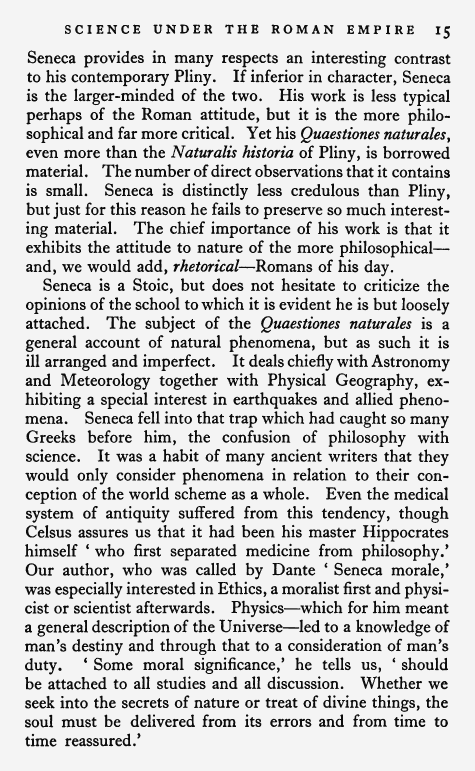
#> input picture tests/fixtures/layout_regression/inputs/body-header-includes-pageno.png, 950 x 1542 px (shown at 1/2 size)
$ python -i denoise.py   (imports and definitions only)
#> lines starting #> are read from the running program, lines starting #| are printed output that depends on the picture; after the words box and inside, x2 and y2 are one past the last pixel; in counts of white or black regions, pixels touching at a corner belong together
#> further down, picture is the input picture: shape (1542, 950); min 13, max 244, mean 209.7
"""Binary-image speckle removal for binarized book-scan pages.

Polarity convention: this module follows the repository convention where text
pixels are 0 (dark) and background pixels are 255 (light), matching the
output of ``otsu_binary_thresh`` and ``binary_thresh``.  Pass your binary
image in that polarity and you get the same polarity back.

The algorithm uses connected-component area filtering to remove isolated
speckle while preserving genuine glyph features, including small marks such
as periods, diacritics, and thin serifs.  An optional median-blur pre-pass
can first suppress salt-and-pepper noise before the component filter runs.
"""

from __future__ import annotations

import logging
from typing import cast

import cv2
import numpy as np
import numpy.typing as npt

logger = logging.getLogger(__name__)

ImageArray = npt.NDArray[np.uint8]


def denoise_binary(
    img: ImageArray,
    *,
    min_component_area: int = 6,
    median_kernel_size: int = 0,
) -> ImageArray:
    """Remove speckle noise from a binarized page image using connected-component
    area filtering, with an optional median-blur pre-pass.

    Input and output polarity: text=0 (dark), background=255 (light) — the
    standard convention for this library (matches ``otsu_binary_thresh``).

    The function operates by inverting the image internally so that ink (text)
    forms white foreground components, labelling connected components with
    ``cv2.connectedComponents``, and zeroing out any component whose area
    (pixel count) is strictly below ``min_component_area``.  Components at or
    above the threshold are preserved unchanged.

    If ``median_kernel_size`` is a positive odd integer, a median blur is
    applied to the inverted image before component filtering.  This suppresses
    individual salt-and-pepper pixels before the component stage runs.

    Parameters are tuned for ~300 DPI scanned book pages.  At that resolution
    a period is approximately 6-9 px², so the default ``min_component_area=6``
    preserves periods and all genuine glyph features while removing 1-5 px
    single-pixel and 2-4 px cluster speckle.  Increase ``min_component_area``
    to also remove small diacritic-sized marks, but audit results on real pages
    first.

    Args:
        img: 2-D uint8 binary image with text=0, background=255.
        min_component_area: Connected components with fewer pixels than this
            value are removed.  Default 6 px² (period-safe at 300 DPI).
        median_kernel_size: Kernel size for an optional median blur pre-pass
            (must be a positive odd integer, or 0 to skip).  Default 0 (off).

    Returns:
        uint8 array with the same shape and dtype as *img*, with speckle
        components removed.  The caller's input is never mutated.

    Raises:
        ValueError: If *img* is not a 2-D array, not dtype uint8, or if
            *median_kernel_size* is given but is not a positive odd integer.
    """
#> called with min_component_area = 6, median_kernel_size = 0
    if img.ndim != 2:
        raise ValueError(f"denoise_binary expects a 2-D array; got ndim={img.ndim}.")
    if img.dtype != np.uint8:
        raise ValueError(f"denoise_binary expects dtype uint8; got dtype={img.dtype}.")
    if median_kernel_size != 0 and (
        median_kernel_size < 1 or median_kernel_size % 2 == 0
    ):
        raise ValueError(
            f"median_kernel_size must be 0 (off) or a positive odd integer; "
            f"got {median_kernel_size}."
        )

    # Invert: text (0) becomes foreground (255) for connected-component labelling.
    fg = cast("ImageArray", cv2.bitwise_not(img))
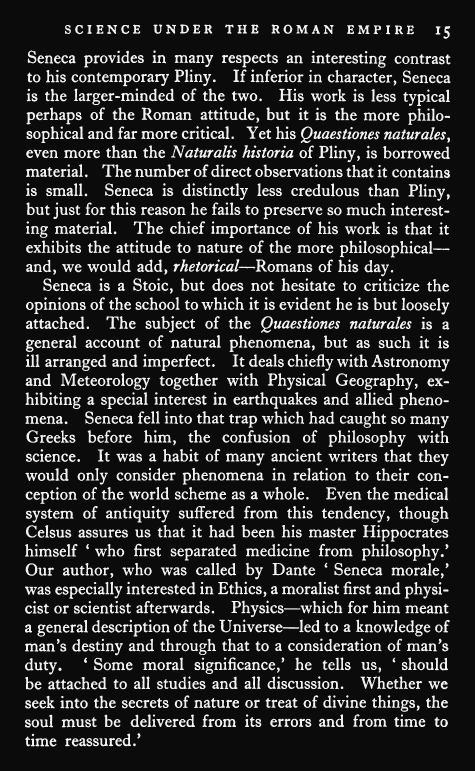
#> fg: shape (1542, 950) (shown at 1/2 size); min 11, max 242, mean 45.3

    if median_kernel_size > 0:
        fg = cast("ImageArray", cv2.medianBlur(fg, median_kernel_size))

    # Label connected components.  Background label is 0; ink labels are 1..n_labels-1.
    n_labels, labels_raw = cv2.connectedComponents(fg)
#> labels_raw: shape (1542, 950) int32; every value is 1
#> n_labels = 2
    labels: npt.NDArray[np.int32] = labels_raw.astype(np.int32)

    if n_labels <= 1:
        # No ink components remain — return a fully clean image.
        return cast("ImageArray", cv2.bitwise_not(fg))

    # Count pixel area per label using bincount; exclude background (label 0).
    counts = np.bincount(labels.ravel(), minlength=n_labels)
#> counts = [0, 1464900]
    # Build a boolean keep mask indexed by label.
    keep: npt.NDArray[np.bool_] = counts >= min_component_area
#> keep = [False, True]
    keep[0] = False  # never keep the background label as ink

    # Reconstruct foreground with small components zeroed.
    clean_fg = np.where(keep[labels], np.uint8(255), np.uint8(0)).astype(np.uint8)
#> clean_fg: shape (1542, 950); every value is 255

    # Invert back: text=0, background=255.
    return cast("ImageArray", cv2.bitwise_not(clean_fg))
#> returned value: shape (1542, 950); every value is 0

>>> import cv2
>>> picture = cv2.imread('../../../tests/fixtures/layout_regression/inputs/body-header-includes-pageno.png', cv2.IMREAD_GRAYSCALE)
>>> result = denoise_binary(picture)

$ run again, on tests/fixtures/layout_regression/inputs/body-italic-header-left-pageno.png
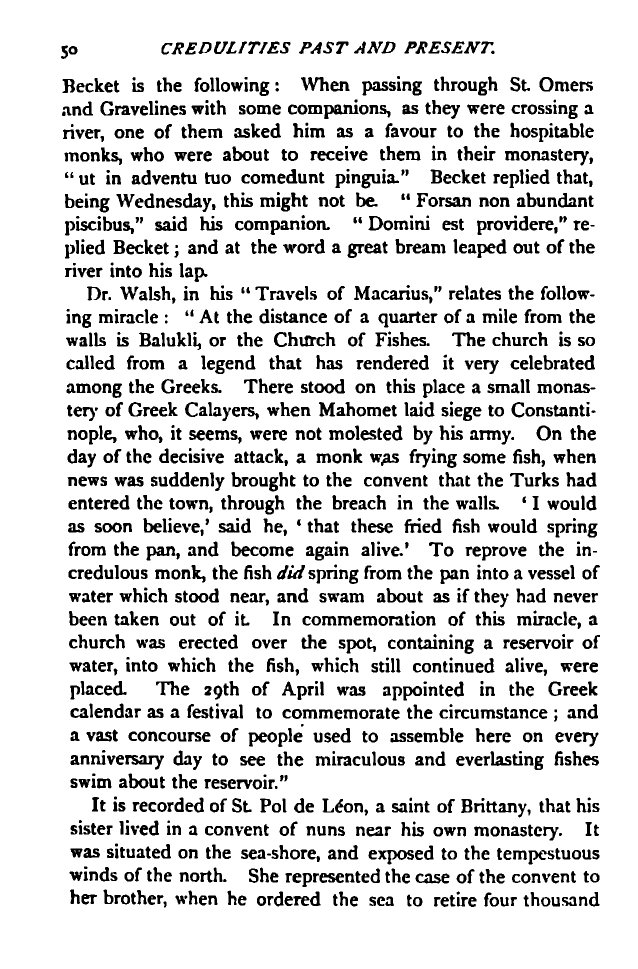
#> input picture tests/fixtures/layout_regression/inputs/body-italic-header-left-pageno.png, 1275 x 1938 px (shown at 1/2 size)
#> picture: shape (1938, 1275); 85.5% white; 1685 black regions (2 under 20 px), largest, box (x1, y1, x2, y2) and area: (250, 1510, 328, 1539) 935, (647, 209, 717, 238) 901, (756, 1700, 828, 1729) 849
#> in denoise_binary, `fg = cast("ImageArray", cv2.bitwise_not(img))`:
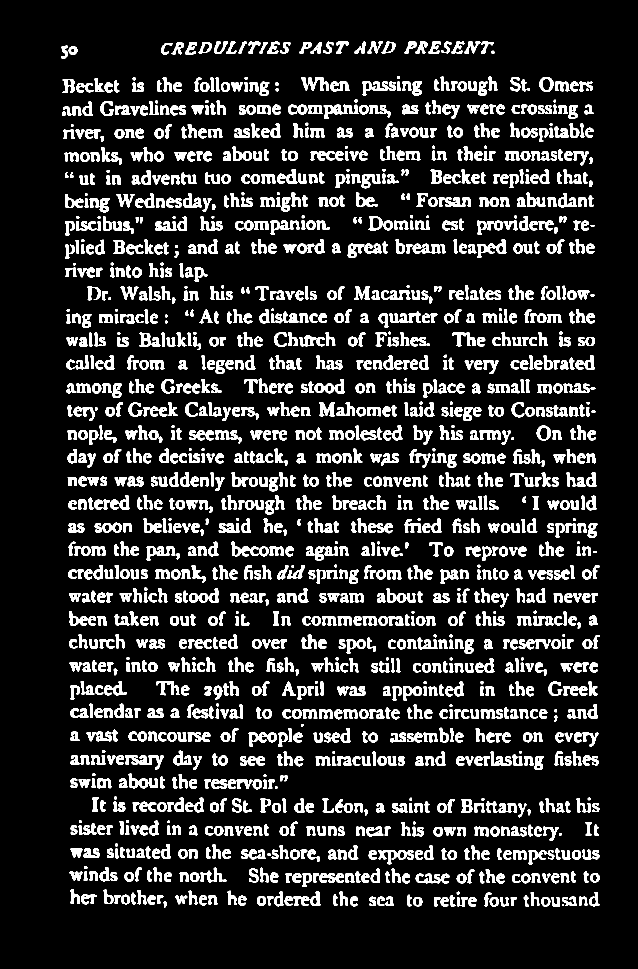
#> fg: shape (1938, 1275) (shown at 1/2 size); 14.5% white; 1685 white regions (2 under 20 px), largest, box (x1, y1, x2, y2) and area: (250, 1510, 328, 1539) 935, (647, 209, 717, 238) 901, (756, 1700, 828, 1729) 849
#> in denoise_binary, `n_labels, labels_raw = cv2.connectedComponents(fg)`:
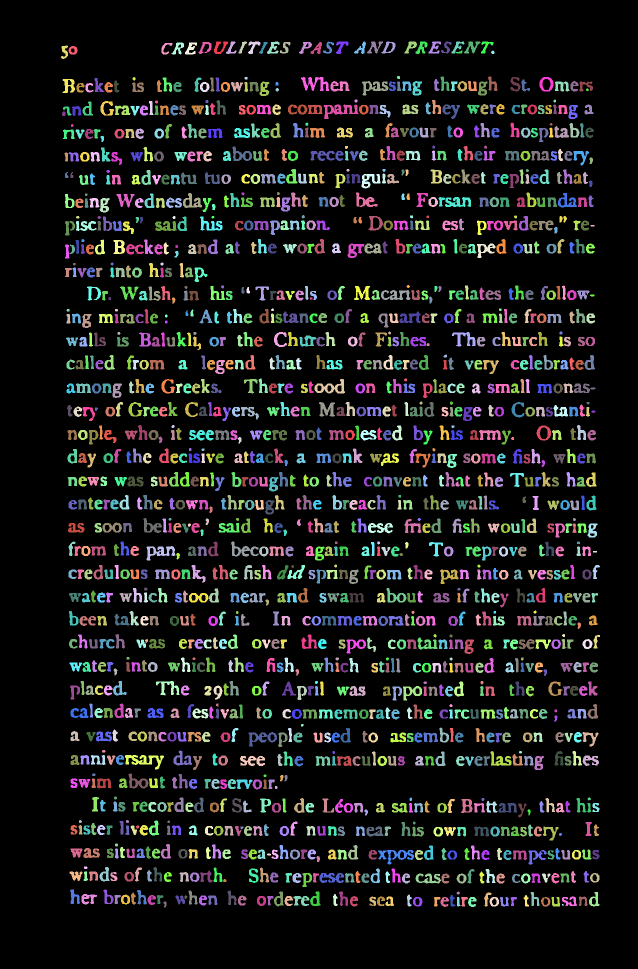
#> labels_raw: shape (1938, 1275) int32 (shown at 1/2 size); 1686 distinct labels, from 0 to 1685; one colour per label, 0 black
#> n_labels = 1686
#> counts = 1686 values, max 2113207 at index 0, min 1 at index 1092, mean 1465.6

$ run again, on tests/fixtures/layout_regression/inputs/body-running-header-page-number.png
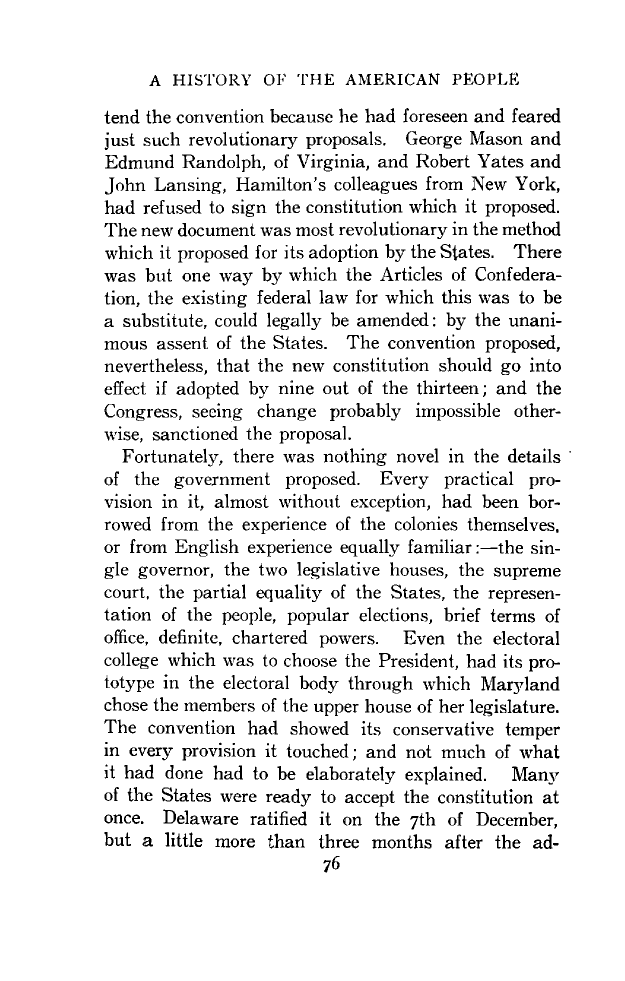
#> input picture tests/fixtures/layout_regression/inputs/body-running-header-page-number.png, 1250 x 1961 px (shown at 1/2 size)
#> picture: shape (1961, 1250); 92.1% white; 1617 black regions (111 under 20 px), largest, box (x1, y1, x2, y2) and area: (1024, 1533, 1056, 1562) 393, (1087, 216, 1121, 245) 375, (962, 1353, 992, 1381) 356
#> in denoise_binary, `fg = cast("ImageArray", cv2.bitwise_not(img))`:
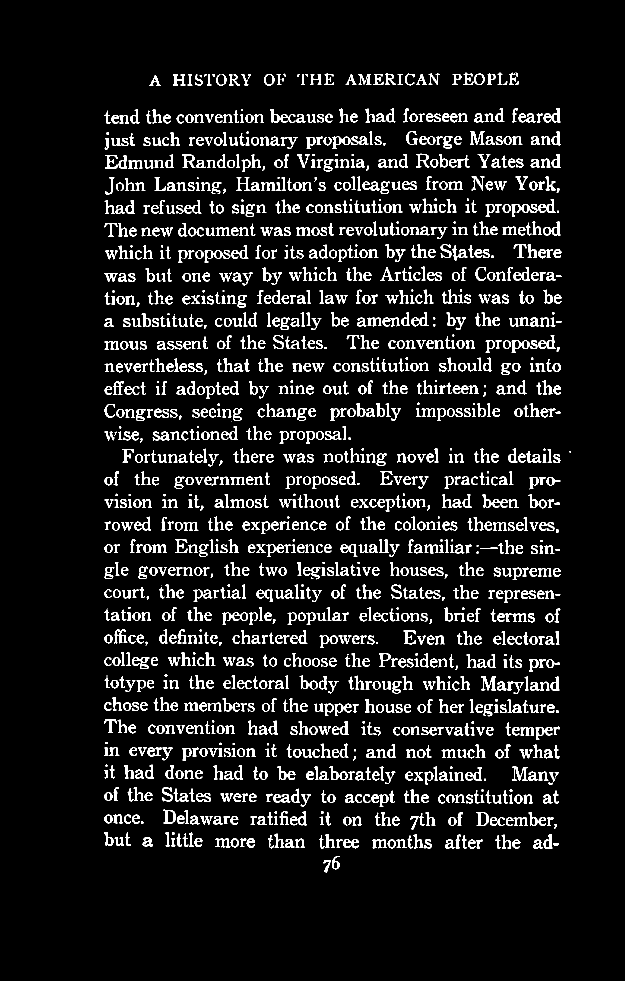
#> fg: shape (1961, 1250) (shown at 1/2 size); 7.9% white; 1617 white regions (111 under 20 px), largest, box (x1, y1, x2, y2) and area: (1024, 1533, 1056, 1562) 393, (1087, 216, 1121, 245) 375, (962, 1353, 992, 1381) 356
#> in denoise_binary, `n_labels, labels_raw = cv2.connectedComponents(fg)`:
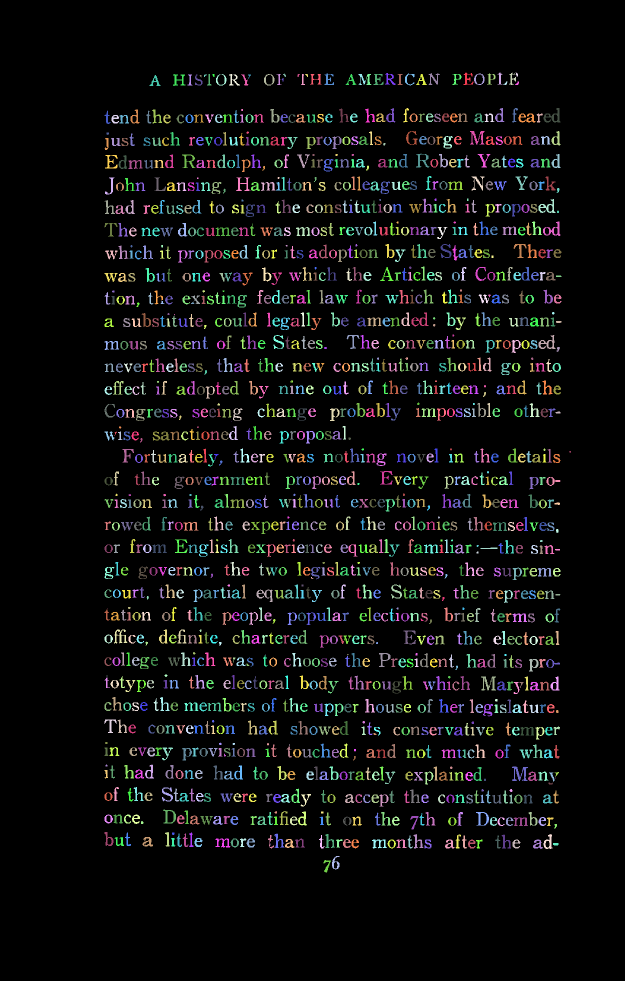
#> labels_raw: shape (1961, 1250) int32 (shown at 1/2 size); 1618 distinct labels, from 0 to 1617; one colour per label, 0 black
#> n_labels = 1618
#> counts = 1618 values, max 2256878 at index 0, min 1 at index 371, mean 1515

$ run again, on tests/fixtures/layout_regression/inputs/catalog-multi-block-ads.png
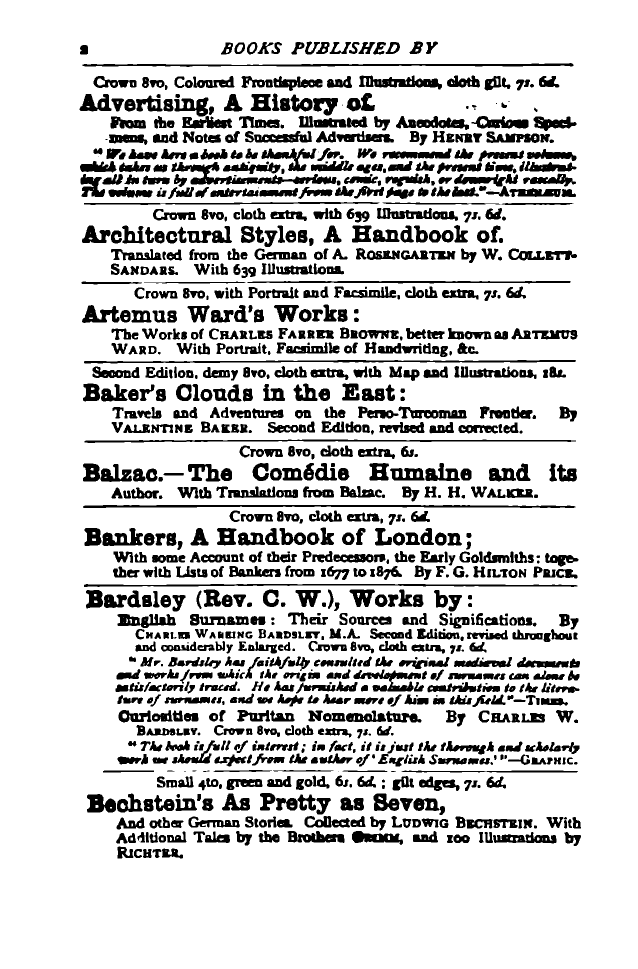
#> input picture tests/fixtures/layout_regression/inputs/catalog-multi-block-ads.png, 1275 x 1938 px (shown at 1/2 size)
#> picture: shape (1938, 1275); 82.5% white; 1081 black regions (46 under 20 px), largest, box (x1, y1, x2, y2) and area: (343, 324, 673, 369) 4430, (166, 1010, 1151, 1016) 4141, (165, 126, 1147, 134) 3872
#> in denoise_binary, `n_labels, labels_raw = cv2.connectedComponents(fg)`:
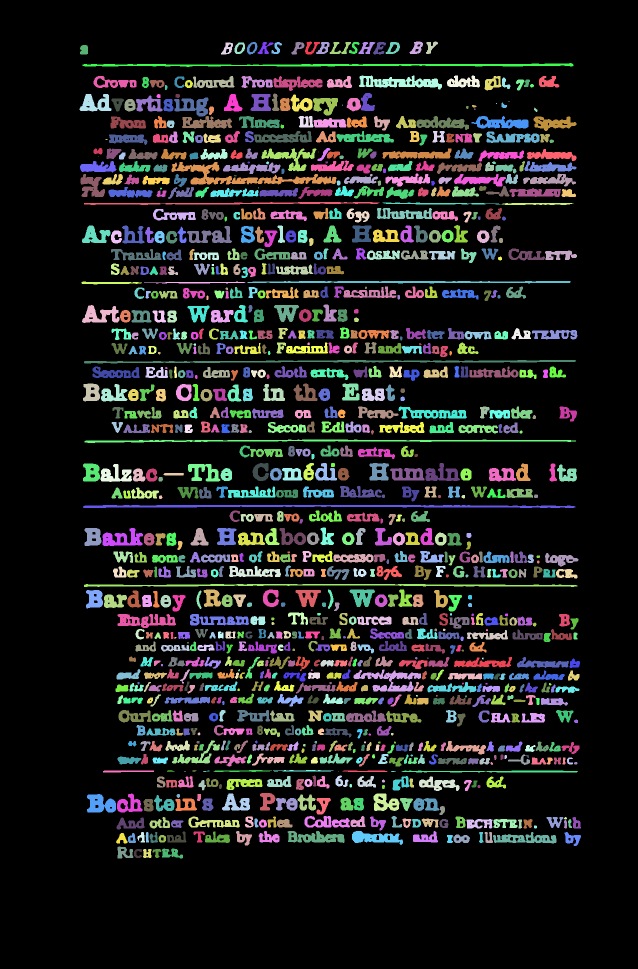
#> labels_raw: shape (1938, 1275) int32 (shown at 1/2 size); 1082 distinct labels, from 0 to 1081; one colour per label, 0 black
#> n_labels = 1082
#> counts = 1082 values, max 2039164 at index 0, min 1 at index 116, mean 2283.7
